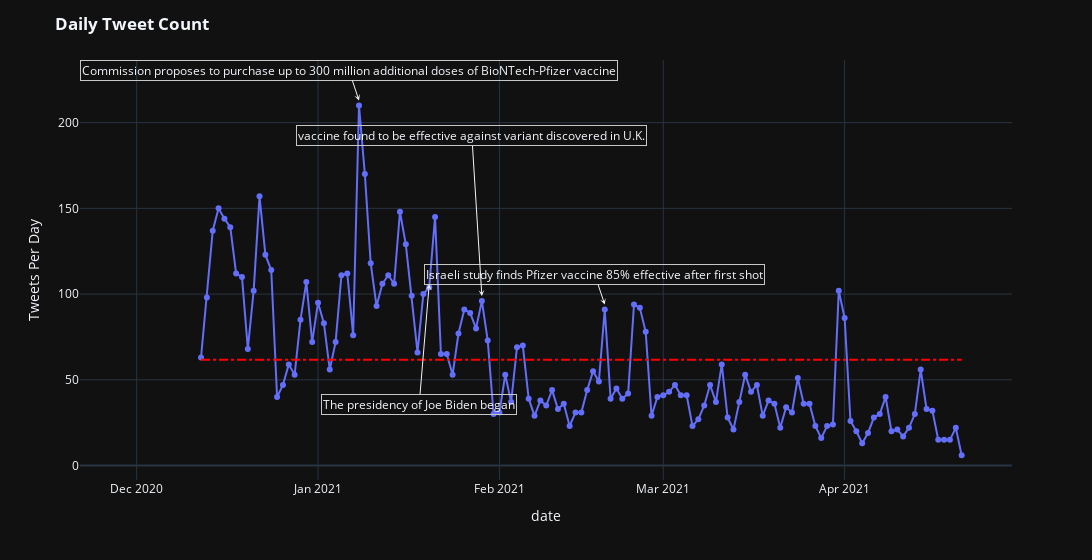

Write notebook code for a chart like this one.
### Code cell
#Da aggiornare con notizie metaverso
import datetime
b_date_count = ft_data.groupby(by='date').count().reset_index()
b_date_count = b_date_count.rename(columns={'id':'Tweets Per Day'})
fig = ex.line(b_date_count,x='date',y='Tweets Per Day')

fig.add_shape(type="line",
    x0=b_date_count['date'].values[0], y0=b_date_count['Negative Sentiment'].mean(), x1=b_date_count['date'].values[-1], y1=b_date_count['Negative Sentiment'].mean(),
    line=dict(
        color="Red",
        width=2,
        dash="dashdot",
    ),
        name='Mean',
)

fig.update_traces(mode="markers+lines")
fig.update_layout(hovermode="x unified")


###annots
b_date_count.date = pd.to_datetime(b_date_count.date)
b_date_count_dt = b_date_count.set_index('date')
fig.add_annotation(x=datetime.datetime(2021,2,19), y=b_date_count_dt.loc[pd.Timestamp('2021-02-19'),'year'],
            text=r"Israeli study finds Pfizer vaccine 85% effective after first shot",
            showarrow=True,
            arrowhead=3,
            yshift=5,bordercolor="#c7c7c7")

fig.add_annotation(x=datetime.datetime(2021,1,29), y=b_date_count_dt.loc[pd.Timestamp('2021-01-29'),'year'],
            text=r"vaccine found to be effective against variant discovered in U.K.",
            showarrow=True,
            arrowhead=3,
            yshift=5,ay=-160,bordercolor="#c7c7c7")
fig.add_annotation(x=datetime.datetime(2021,1,8), y=b_date_count_dt.loc[pd.Timestamp('2021-01-8'),'year'],
            text=r"Commission proposes to purchase up to 300 million additional doses of BioNTech-Pfizer vaccine",
            showarrow=True,
            arrowhead=3,
            yshift=5,ay=-30,bordercolor="#c7c7c7")

fig.add_annotation(x=datetime.datetime(2021,1,20), y=b_date_count_dt.loc[pd.Timestamp('2021-01-20'),'year'],
            text=r"The presidency of Joe Biden began",
            showarrow=True,
            arrowhead=3,
            yshift=3,ay=120,bordercolor="#c7c7c7")

fig.update_layout(title='<b>Daily Tweet Count<b>',width=1200)
fig.show()

### Figure 1 — Plotly figure (JSON) as saved in the notebook; plotly's stock layout.template omitted (floating-point values rounded to 4 significant figures; data arrays with more than 128 entries replaced by an {"elided": "..."} marker saying what was removed)
{"data": [{"hovertemplate": "date=%{x}<br>Tweets Per Day=%{y}<extra></extra>", "legendgroup": "", "line": {"color": "#636efa", "dash": "solid"}, "marker": {"symbol": "circle"}, "mode": "markers+lines", "name": "", "orientation": "v", "showlegend": false, "x": {"elided": "131 str values"}, "xaxis": "x", "y": {"elided": "131 int values"}, "yaxis": "y", "type": "scatter"}], "layout": {"xaxis": {"anchor": "y", "domain": [0.0, 1.0], "title": {"text": "date"}}, "yaxis": {"anchor": "x", "domain": [0.0, 1.0], "title": {"text": "Tweets Per Day"}}, "legend": {"tracegroupgap": 0}, "margin": {"t": 60}, "shapes": [{"line": {"color": "Red", "dash": "dashdot", "width": 2}, "name": "Mean", "type": "line", "x0": "2020-12-12", "x1": "2021-04-21", "y0": 61.69, "y1": 61.69}], "hovermode": "x unified", "annotations": [{"arrowhead": 3, "bordercolor": "#c7c7c7", "showarrow": true, "text": "Israeli study finds Pfizer vaccine 85% effective after first shot", "x": "2021-02-19T00:00:00", "y": 91, "yshift": 5}, {"arrowhead": 3, "ay": -160, "bordercolor": "#c7c7c7", "showarrow": true, "text": "vaccine found to be effective against variant discovered in U.K.", "x": "2021-01-29T00:00:00", "y": 96, "yshift": 5}, {"arrowhead": 3, "ay": -30, "bordercolor": "#c7c7c7", "showarrow": true, "text": "Commission proposes to purchase up to 300 million additional doses of BioNTech-Pfizer vaccine", "x": "2021-01-08T00:00:00", "y": 210, "yshift": 5}, {"arrowhead": 3, "ay": 120, "bordercolor": "#c7c7c7", "showarrow": true, "text": "The presidency of Joe Biden began", "x": "2021-01-20T00:00:00", "y": 104, "yshift": 3}], "title": {"text": "<b>Daily Tweet Count<b>"}, "width": 1200}}
